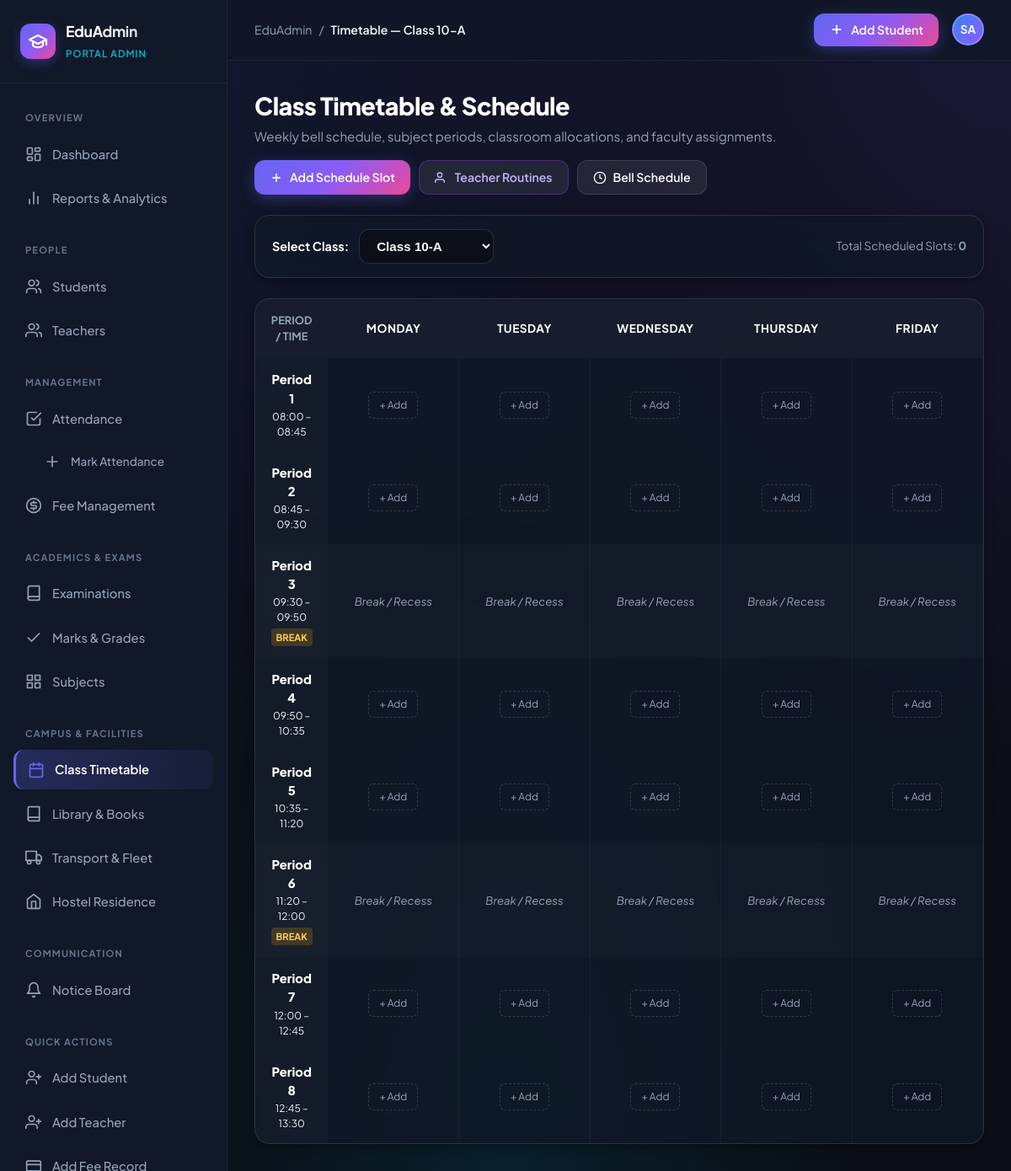
Screenshot of /timetable/ with the database file from the repository.
### timetable/models.py (models this page shows, shortened)
class Period(models.Model):
    period_number = models.PositiveIntegerField(unique=True, verbose_name="Period #")
    name = models.CharField(max_length=60, verbose_name="Period Name", help_text="e.g. Period 1, Break, Lunch")
    start_time = models.TimeField(verbose_name="Start Time")
    end_time = models.TimeField(verbose_name="End Time")
    is_break = models.BooleanField(default=False, verbose_name="Break / Recess Slot")
    class Meta:
        ordering = ['period_number', 'start_time']
        verbose_name = "Class Period"
        verbose_name_plural = "Class Periods"

### timetable/views.py (the view)
# urls.py: path('', views.class_timetable_view, name='class_timetable'),
def class_timetable_view(request):
    classes = Student.objects.values_list('student_class', flat=True).distinct().order_by('student_class')
    selected_class = request.GET.get('class', '')
    if not selected_class and classes:
        selected_class = classes[0]
    days = ['Monday', 'Tuesday', 'Wednesday', 'Thursday', 'Friday']
    periods = Period.objects.all().order_by('period_number')
    entries = TimetableEntry.objects.filter(student_class=selected_class).select_related('subject', 'teacher', 'period')
    entry_map = {}
    for e in entries:
        key = (e.period_id, e.day_of_week)
        entry_map[key] = e
    matrix_rows = []
    for p in periods:
        row_slots = []
        for d in days:
            slot = entry_map.get((p.id, d))
            row_slots.append({'day': d, 'slot': slot})
        matrix_rows.append({
            'period': p,
            'slots': row_slots,
        })
    total_classes_scheduled = TimetableEntry.objects.values('student_class').distinct().count()
    total_slots = entries.count()
    context = {
        'page_title': f'Timetable — {selected_class}' if selected_class else 'Class Timetable',
        'active_tab': 'timetable',
        'classes': classes,
        'selected_class': selected_class,
        'days': days,
        'periods': periods,
        'matrix_rows': matrix_rows,
        'total_classes_scheduled': total_classes_scheduled,
        'total_slots': total_slots,
    }
    return render(request, 'timetable/class_timetable.html', context)

### templates/timetable/class_timetable.html (shortened to what this page needs)
{% extends 'students/base.html' %}
{% block content %}
<div style="display:flex; justify-content:space-between; align-items:flex-start; margin-bottom:24px; flex-wrap:wrap; gap:16px;">
  <div>
    <h1 style="font-size:1.8rem; font-weight:800; color:#fff; letter-spacing:-0.02em;">Class Timetable &amp; Schedule</h1>
    <p style="color:var(--text-muted); font-size:0.95rem; margin-top:4px;">Weekly bell schedule, subject periods, classroom allocations, and faculty assignments.</p>
  </div>
  <div style="display:flex; gap:10px; flex-wrap:wrap;">
    <a href="{% url 'timetable:entry_add' %}?class={{ selected_class }}" class="btn-primary" id="add-slot-btn">
      <svg width="16" height="16" viewBox="0 0 24 24" fill="none" stroke="currentColor" stroke-width="2.5"><line x1="12" x2="12" y1="5" y2="19"/><line x1="5" x2="19" y1="12" y2="12"/></svg>
      Add Schedule Slot
    </a>
    <a href="{% url 'timetable:teacher_timetable' %}" class="btn-secondary" style="border-color:rgba(124,58,237,0.4); color:#c4b5fd;">
      <svg width="16" height="16" viewBox="0 0 24 24" fill="none" stroke="currentColor" stroke-width="2"><path d="M17 21v-2a4 4 0 0 0-4-4H5a4 4 0 0 0-4 4v2"/><circle cx="9" cy="7" r="4"/></svg>
      Teacher Routines
    </a>
    <a href="{% url 'timetable:period_list' %}" class="btn-secondary">
      <svg width="16" height="16" viewBox="0 0 24 24" fill="none" stroke="currentColor" stroke-width="2"><circle cx="12" cy="12" r="10"/><polyline points="12 6 12 12 16 14"/></svg>
      Bell Schedule
    </a>
  </div>
</div>
<div class="glass-card" style="padding:16px 20px; margin-bottom:24px; display:flex; justify-content:space-between; align-items:center; flex-wrap:wrap; gap:16px;">
  <form method="GET" style="display:flex; align-items:center; gap:12px; flex-wrap:wrap;">
    <label style="font-size:0.9rem; font-weight:700; color:#fff;">Select Class:</label>
    <select name="class" class="filter-select" onchange="this.form.submit()" style="font-weight:700; font-size:0.95rem; min-width:160px;">
      {% for c in classes %}
        <option value="{{ c }}" {% if selected_class == c %}selected{% endif %}>{{ c }}</option>
      {% empty %}
        <option value="">No classes enrolled</option>
      {% endfor %}
    </select>
  </form>
  <div style="font-size:0.85rem; color:var(--text-muted);">
    Total Scheduled Slots: <strong style="color:var(--cyan);">{{ total_slots }}</strong>
  </div>
</div>
{% if periods %}
<div class="glass-card" style="padding:0; overflow:hidden;">
  <div style="overflow-x:auto;">
    <table class="data-table" style="width:100%; border-collapse:collapse; min-width:850px;">
      <thead>
        <tr style="border-bottom:1px solid var(--border-color); background:rgba(255,255,255,0.03);">
          <th style="padding:16px; text-align:center; font-size:0.8rem; text-transform:uppercase; color:var(--text-muted); width:150px;">Period / Time</th>
          {% for day in days %}
            <th style="padding:16px; text-align:center; font-size:0.85rem; text-transform:uppercase; letter-spacing:0.04em; color:#fff;">
              {{ day }}
            </th>
          {% endfor %}
        </tr>
      </thead>
      <tbody>
        {% for row in matrix_rows %}
        <tr style="border-bottom:1px solid var(--border-color); {% if row.period.is_break %}background:rgba(255,255,255,0.015);{% endif %}">
          <td style="padding:14px 16px; text-align:center; background:rgba(255,255,255,0.02); border-right:1px solid var(--border-color);">
            <div style="font-weight:800; color:#fff; font-size:0.92rem;">Period {{ row.period.period_number }}</div>
            <div style="font-size:0.75rem; color:var(--cyan); margin-top:2px;">
              {{ row.period.start_time|time:"H:i" }} &ndash; {{ row.period.end_time|time:"H:i" }}
            </div>
            {% if row.period.is_break %}
              <span style="display:inline-block; margin-top:4px; font-size:0.7rem; font-weight:700; background:rgba(245,158,11,0.2); color:#fcd34d; padding:2px 6px; border-radius:4px;">BREAK</span>
            {% endif %}
          </td>
          {% for item in row.slots %}
          <td style="padding:12px; vertical-align:top; border-right:1px solid rgba(255,255,255,0.04); height:90px; width:18%;">
            {% if row.period.is_break %}
              <div style="height:100%; display:flex; align-items:center; justify-content:center; color:var(--text-muted); font-size:0.82rem; font-style:italic;">
                Break / Recess
              </div>
            {% else %}
              <div style="height:100%; min-height:60px; display:flex; align-items:center; justify-content:center;">
                <a href="{% url 'timetable:entry_add' %}?class={{ selected_class }}&day={{ item.day }}&period={{ row.period.id }}" style="font-size:0.75rem; color:var(--text-muted); text-decoration:none; padding:6px 12px; border:1px dashed rgba(255,255,255,0.15); border-radius:6px;" onmouseover="this.style.borderColor='rgba(99,102,241,0.5)'; this.style.color='#fff'" onmouseout="this.style.borderColor='rgba(255,255,255,0.15)'; this.style.color='var(--text-muted)'">
                  + Add
                </a>
              </div>
            {% endif %}
          </td>
          {% endfor %}
        </tr>
        {% endfor %}
      </tbody>
    </table>
  </div>
</div>
{% endif %}
{% endblock %}

### static/css/style.css (style rules this page uses)
:root { --bg-base: #0a0e17; --bg-surface: #111827; --bg-card: rgba(17, 24, 39, 0.75); --bg-card-hover: rgba(30, 41, 59, 0.85); --bg-glass: rgba(255, 255, 255, 0.04); --bg-glass-heavy: rgba(255, 255, 255, 0.08); --border-subtle: rgba(255, 255, 255, 0.07); --border-card: rgba(255, 255, 255, 0.12); --border-focus: #6366f1; --primary: #6366f1; --primary-hover: #4f46e5; --primary-gradient: linear-gradient(135deg, #6366f1 0%, #8b5cf6 50%, #ec4899 100%); --primary-glow: rgba(99, 102, 241, 0.35); --secondary: #06b6d4; --accent-purple: #8b5cf6; --success: #10b981; --success-glow: rgba(16, 185, 129, 0.25); --warning: #f59e0b; --warning-glow: rgba(245, 158, 11, 0.25); --danger: #ef4444; --danger-hover: #dc2626; --danger-glow: rgba(239, 68, 68, 0.25); --text-main: #f8fafc; --text-muted: #94a3b8; --text-dim: #64748b; --text-inverse: #0a0e17; --shadow-sm: 0 2px 4px rgba(0, 0, 0, 0.25); --shadow-md: 0 4px 12px rgba(0, 0, 0, 0.35); --shadow-lg: 0 12px 32px rgba(0, 0, 0, 0.45); --shadow-glow: 0 0 25px var(--primary-glow); --sidebar-width: 270px; --topbar-height: 72px; --radius-sm: 8px; --radius-md: 12px; --radius-lg: 18px; --radius-full: 9999px; --transition-fast: 0.18s ease; --transition-smooth: 0.3s cubic-bezier(0.4, 0, 0.2, 1); }
*, *::before, *::after { box-sizing: border-box; margin: 0; padding: 0; }
body { font-family: 'Plus Jakarta Sans', -apple-system, BlinkMacSystemFont, 'Segoe UI', Roboto, sans-serif; background-color: var(--bg-base); background-image: radial-gradient(at 0% 0%, rgba(99, 102, 241, 0.15) 0px, transparent 50%), radial-gradient(at 100% 0%, rgba(139, 92, 246, 0.12) 0px, transparent 50%), radial-gradient(at 50% 100%, rgba(6, 182, 212, 0.1) 0px, transparent 50%); background-attachment: fixed; color: var(--text-main); line-height: 1.5; min-height: 100vh; -webkit-font-smoothing: antialiased; }
a { color: inherit; text-decoration: none; }
.btn-primary { display: inline-flex; align-items: center; gap: 8px; padding: 9px 18px; border-radius: var(--radius-md); background: var(--primary-gradient); color: #fff; font-size: 0.88rem; font-weight: 600; border: none; cursor: pointer; box-shadow: 0 4px 16px var(--primary-glow); transition: all var(--transition-fast); }
.btn-secondary { display: inline-flex; align-items: center; gap: 8px; padding: 9px 18px; border-radius: var(--radius-md); background: var(--bg-glass-heavy); border: 1px solid var(--border-card); color: var(--text-main); font-size: 0.88rem; font-weight: 600; cursor: pointer; transition: all var(--transition-fast); }
.glass-card { background: var(--bg-card); backdrop-filter: blur(16px); border: 1px solid var(--border-card); border-radius: var(--radius-lg); padding: 24px; box-shadow: var(--shadow-md); transition: transform var(--transition-fast), border-color var(--transition-fast), box-shadow var(--transition-fast); }
.filter-select { padding: 10px 16px; border-radius: var(--radius-md); background: rgba(0, 0, 0, 0.3); border: 1px solid var(--border-card); color: var(--text-main); font-size: 0.88rem; outline: none; cursor: pointer; transition: all var(--transition-fast); }
.filter-select option { background: var(--bg-surface); color: var(--text-main); }

### rows the page displays
Period: period.period_number "1", period.start_time "08:00", period.end_time "08:45"
Period: period.period_number "2", period.start_time "08:45", period.end_time "09:30"
Period: period.period_number "3", period.start_time "09:30", period.end_time "09:50", is_break "BREAK"
Period: period.period_number "4", period.start_time "09:50", period.end_time "10:35"
Period: period.period_number "5", period.start_time "10:35", period.end_time "11:20"
Period: period.period_number "6", period.start_time "11:20", period.end_time "12:00", is_break "BREAK"
Period: period.period_number "7", period.start_time "12:00", period.end_time "12:45"
Period: period.period_number "8", period.start_time "12:45", period.end_time "13:30"

### other values shown
{{ page_title|default:"Overview" }} "Timetable — Class 10-A"
{{ total_slots }} "0"
{{ day }} "MONDAY" "TUESDAY" "WEDNESDAY" "THURSDAY" "FRIDAY"
form field class "Class 10-A"
